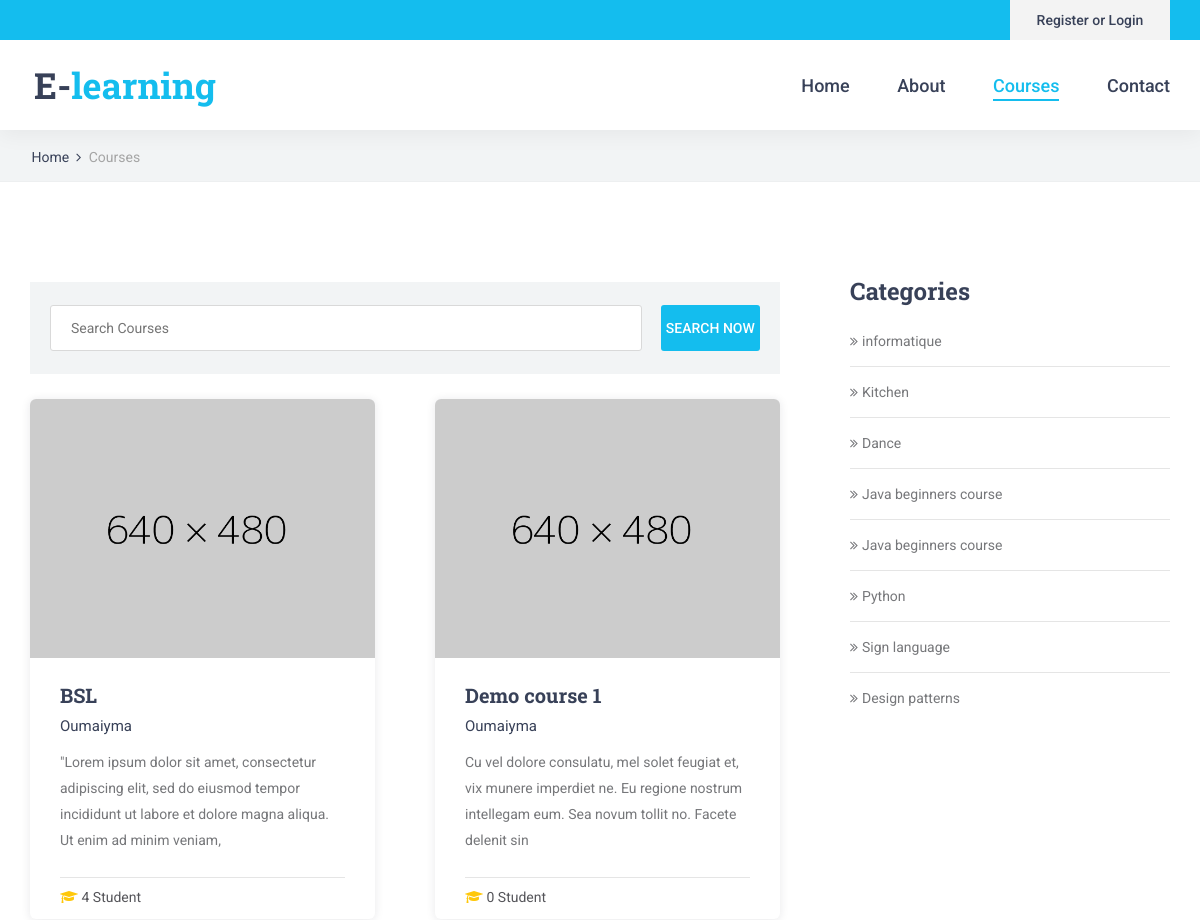
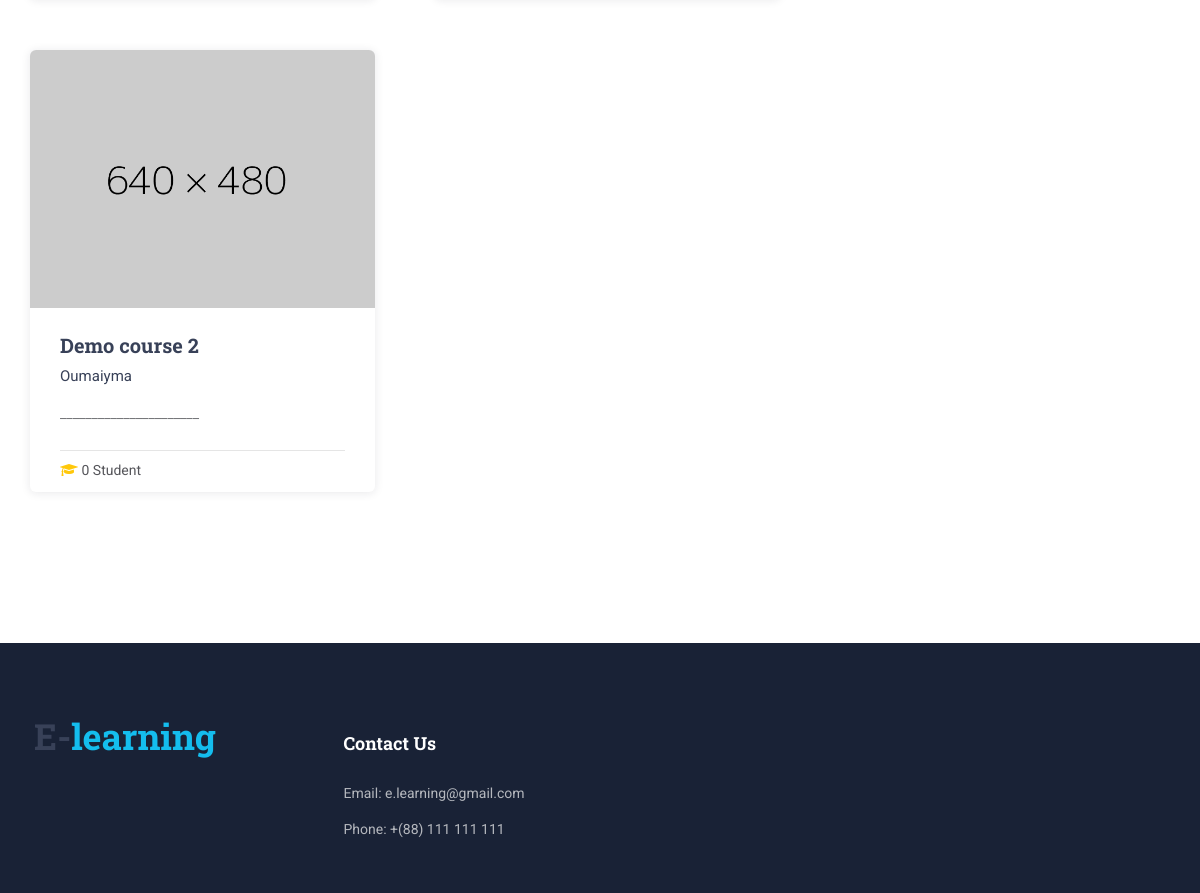
Before: /Student/course/course_list.php with the older database file (2 pictures, top to bottom).
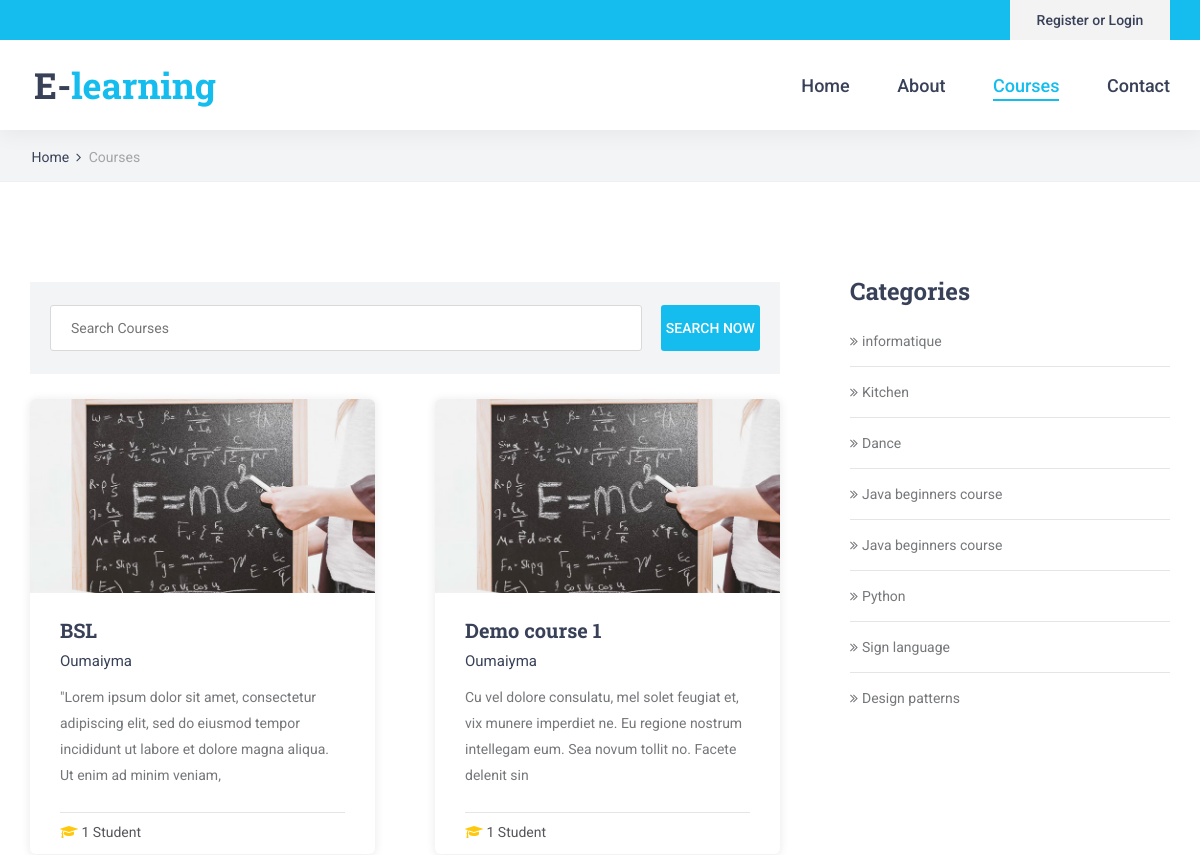
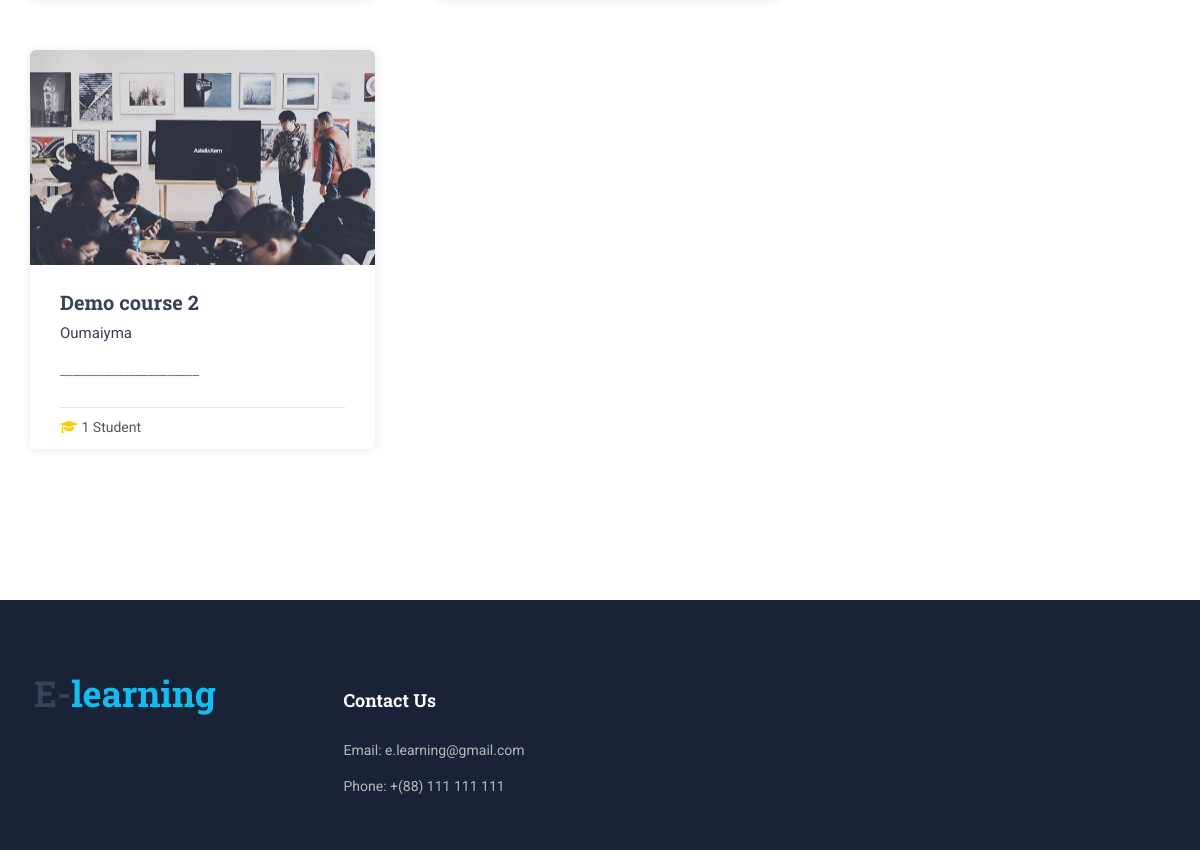
After: the same page with the newer database file (2 pictures, top to bottom).
### tables this page shows
CREATE TABLE `course` (
  `id_course` int(15) NOT NULL,
  `name` varchar(60) NOT NULL,
  `description` varchar(50000) NOT NULL,
  `syllabus` mediumtext NOT NULL,
  `id_prof` int(15) NOT NULL,
  `image_course` varchar(100) NOT NULL,
  `id_category` int(11) NOT NULL,
  `active` tinyint(1) NOT NULL DEFAULT 1,
  `lunched` tinyint(1) NOT NULL DEFAULT 0,
  `release_date` date NOT NULL
);

CREATE TABLE `account` (
  `id_account` int(15) NOT NULL,
  `full_name` varchar(30) DEFAULT NULL,
  `email` varchar(35) DEFAULT NULL,
  `password` varchar(11) NOT NULL,
  `date` date NOT NULL,
  `type` varchar(11) NOT NULL
);

CREATE TABLE `category` (
  `id_category` int(11) NOT NULL,
  `label_category` varchar(100) NOT NULL,
  `description` varchar(200) DEFAULT NULL,
  `active` tinyint(1) NOT NULL DEFAULT 1
);

### Student/course/course_list.php (the view, shortened to what this page needs)
<?php
    include_once("../../Database/db_connection.php");
    $connected = "";
    if(isset($_GET["id"])){
        $search_word = "";
        $id = $_GET['id'];
    	$sql = "SELECT * FROM course  WHERE id_category= $id";
    }
    else if(isset($_GET["btn_search"])){
    	$search_word = $_GET['search'];
    	$sql = "SELECT * FROM course  WHERE name like '%$search_word%'";
    }
    else{
    	$search_word = "";
    	$sql = "SELECT * FROM course";
    }
    $result = $conn->query($sql);
    $sql_category 	 = "SELECT * FROM category";
    $result_category = $conn->query($sql_category);
?>
<!DOCTYPE html>
<html lang="en">
<head>
    <link rel="stylesheet" type="text/css" href="../styles/bootstrap4/bootstrap.min.css">
    <link href="../plugins/font-awesome-4.7.0/css/font-awesome.min.css" rel="stylesheet" type="text/css">
    <link href="../plugins/colorbox/colorbox.css" rel="stylesheet" type="text/css">
    <link rel="stylesheet" type="text/css" href="../plugins/OwlCarousel2-2.2.1/owl.carousel.css">
    <link rel="stylesheet" type="text/css" href="../plugins/OwlCarousel2-2.2.1/owl.theme.default.css">
    <link rel="stylesheet" type="text/css" href="../plugins/OwlCarousel2-2.2.1/animate.css">
    <link rel="stylesheet" type="text/css" href="../styles/courses.css">
    <link rel="stylesheet" type="text/css" href="../styles/courses_responsive.css">
</head>
<body>
    <div class="super_container">
        <header class="header">
            <div class="top_bar">
                <div class="top_bar_container">
                    <div class="container">
                        <div class="row">
                            <div class="col">
                                <div class="top_bar_content d-flex flex-row align-items-center justify-content-start">
                                <?php
                                    if($connected == "connected"){
                                        echo '
                                        <div class="top_bar_login ml-auto">
                                        <div  class="login_button"><a href="../signup/logout.php">Logout</a></div>
                                        ';
                                    }else{
                                        echo '
                                        <div class="top_bar_login ml-auto">
                                        <div  class="login_button"><a href="../signup/sign_up.php">Register or Login</a></div>
                                        ';
                                    }
                                    ?>
                                </div>
                            </div>
                        </div>
                    </div>
                </div>
            </div>
            <div class="header_container">
                <div class="container">
                    <div class="row">
                        <div class="col">
                            <div class="header_content d-flex flex-row align-items-center justify-content-start">
                                <div class="logo_container">
                                    <a href="#">
                                        <div class="logo_text">E-<span>learning</span></div>
                                    </a>
                                </div>
                                <nav class="main_nav_contaner ml-auto">
                                    <ul class="main_nav">
                                        <li><a href="../index.php">Home</a></li>
                                        <li><a href="../general/about.php">About</a></li>
                                        <li class="active"><a href="course_list.php">Courses</a></li>
                                        <li><a href="../general/contact.php">Contact</a></li>
                                    </ul>
                                </nav>
                            </div>
                        </div>
                    </div>
                </div>
            </div>
        </header>
        <div class="home">
            <div class="breadcrumbs_container">
                <div class="container">
                    <div class="row">
                        <div class="col">
                            <div class="breadcrumbs">
                                <ul>
                                    <li><a href="index.html">Home</a></li>
                                    <li>Courses</li>
                                </ul>
                            </div>
                        </div>
                    </div>
                </div>
            </div>
        </div>
        <div class="courses">
            <div class="container">
                <div class="row">
                    <div class="col-lg-8">
                        <div class="courses_search_container">
                            <form action="course_list.php" method="GET" id="courses_search_form" class="courses_search_form d-flex flex-row align-items-center justify-content-start">
                                <input type="search" name="search" value="<?php echo $search_word ?>" class="courses_search_input col-10" placeholder="Search Courses" >
                                <button action="submit" name="btn_search" class="courses_search_button ml-auto">search now</button>
                            </form>
                        </div>
                        <div class="courses_container">
                            <div class="row courses_row">
                                <?php
                                        while($row = $result->fetch_assoc()){
                                            $id_course = $row["id_course"];
                                            $image_course = $row["image_course"];
                                            echo '
                                            <div class="col-lg-6 course_col">
                                            <div class="course">
                                            <div class="course_image"><img src="../../Admin/images/'.$image_course.'" alt=""></div>
                                            <div class="course_body">
                                                <h3 class="course_title"><a href="course.php?id='.$id_course.'">'.$row["name"].'</a></h3>';
                                            $id_prof = $row["id_prof"];
                                            $prof = mysqli_query($conn, "SELECT * from account where id_account = $id_prof");
                                            $row_account = mysqli_fetch_array($prof);
                                            $student_sql = "SELECT count(*) as count FROM `course_student` WHERE id_course = '$id_course'";
                                            $student_result = mysqli_query($conn, $student_sql);
                                            $student_row = mysqli_fetch_assoc($student_result);
                                            $student_number = $student_row['count'];
                                            echo '
                                                <div class="course_teacher">'.$row_account["full_name"].'</div>
                                                <div class="course_text">
                                                    <p>'.substr($row["description"], 0, 150).'</p>
                                                </div>
                                            </div>
                                            <div class="course_footer">
                                                <div class="course_footer_content d-flex flex-row align-items-center justify-content-start">
                                                    <div class="course_info">
                                                        <i class="fa fa-graduation-cap" aria-hidden="true"></i>
                                                        <span>'.$student_number.' Student</span>
                                                    </div>
                                                </div>
                                            </div>
                                        </div>
                                        </div>
                                            ';
                                        }
                                ?>
                            </div>
                        </div>
                    </div>
                    <div class="col-lg-4">
                        <div class="sidebar">
                            <div class="sidebar_section">
                                <div class="sidebar_section_title">Categories</div>
                                <div class="sidebar_categories">
                                    <ul>
                                    <?php
                                        while($row = $result_category->fetch_assoc()) {
                                            $id_cat  = $row["id_category"];
                                            $label_cat = $row["label_category"];
                                    ?>
                                        <li><a href="course_list.php?id=<?php echo $id_cat ?>"><?php echo $label_cat ?></a></li>
                                        <?php } ?>
                                    </ul>
                                </div>
                            </div>
                        </div>
                    </div>
                </div>
            </div>
        </div>
    </div>
</body>
</html>

Changed rows visible on the page:
changed course "BSL": image_course: a different picture; student_number "4" → "1"
changed course "Demo course 1": image_course: a different picture; student_number "0" → "1"
changed course "Demo course 2": image_course: a different picture; student_number "0" → "1"
